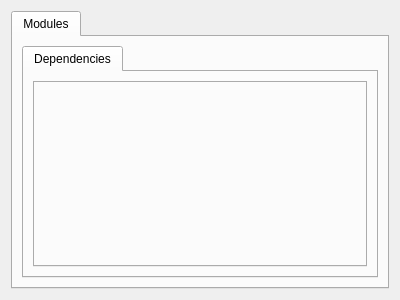
<?xml version="1.0" encoding="UTF-8"?>
<ui version="4.0">
 <class>Maditor::View::PropertiesWidget</class>
 <widget class="QWidget" name="Maditor::View::PropertiesWidget">
  <property name="geometry">
   <rect>
    <x>0</x>
    <y>0</y>
    <width>400</width>
    <height>300</height>
   </rect>
  </property>
  <property name="windowTitle">
   <string notr="true"/>
  </property>
  <layout class="QVBoxLayout" name="verticalLayout">
   <item>
    <widget class="QTabWidget" name="tabWidget">
     <widget class="QWidget" name="modulesTab">
      <attribute name="title">
       <string>Modules</string>
      </attribute>
      <layout class="QGridLayout" name="gridLayout">
       <item row="0" column="0">
        <widget class="QTabWidget" name="modulesWidget">
         <property name="currentIndex">
          <number>0</number>
         </property>
         <widget class="QWidget" name="dependenciesTab">
          <attribute name="title">
           <string>Dependencies</string>
          </attribute>
          <layout class="QGridLayout" name="gridLayout_2">
           <item row="0" column="0">
            <widget class="QTabWidget" name="dependenciesWidget"/>
           </item>
          </layout>
         </widget>
        </widget>
       </item>
      </layout>
     </widget>
    </widget>
   </item>
  </layout>
 </widget>
 <resources/>
 <connections/>
 <slots>
  <slot>apply()</slot>
 </slots>
</ui>
